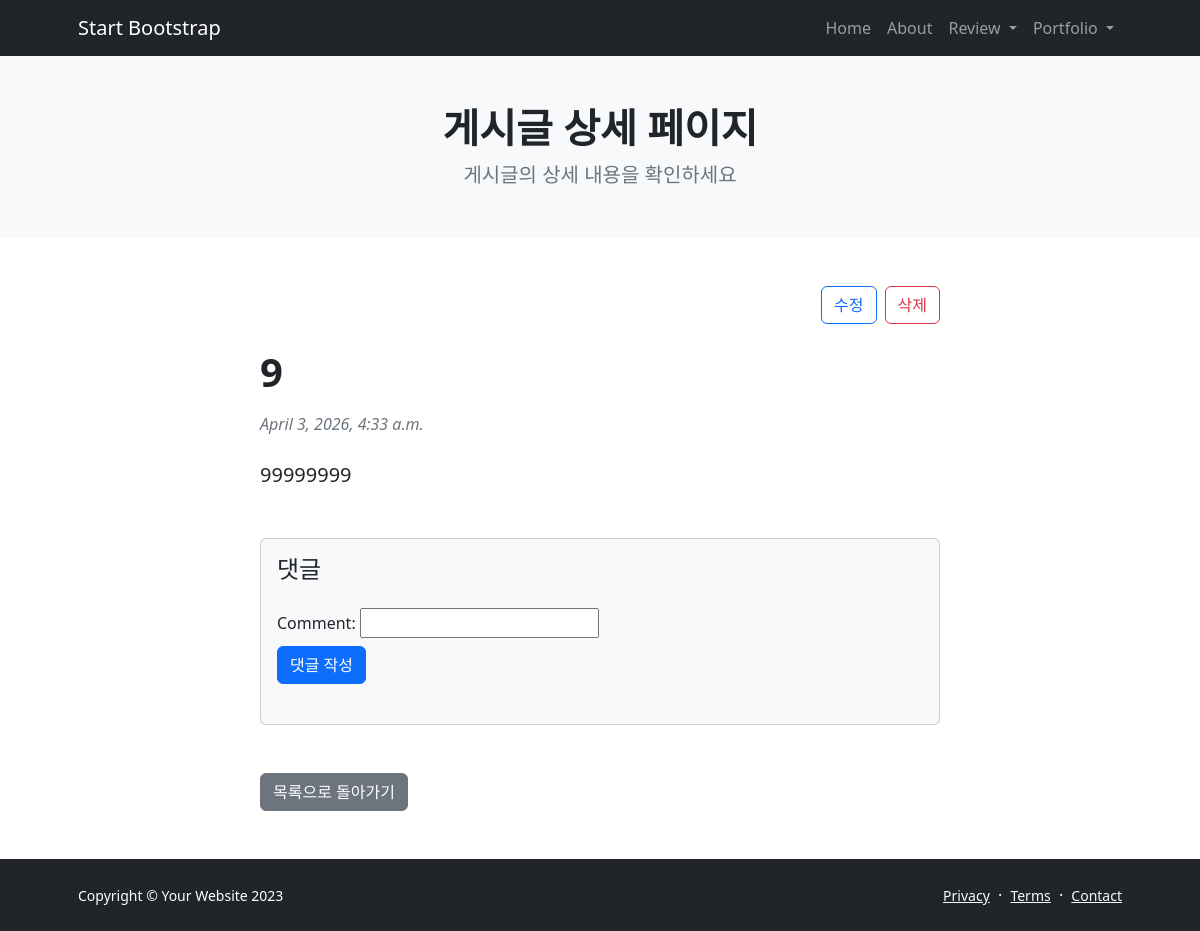
The page /reviewHome/blog_detail/14/ on the database its author committed.
### travel/models.py (models this page shows, shortened)
class Review(models.Model):
    title = models.CharField(verbose_name="제목", max_length=128)
    body = models.TextField(verbose_name="내용", default="")
    created_at = models.DateTimeField(verbose_name="작성일", auto_now_add=True)
    photo = models.ImageField(verbose_name="이미지", blank=True, null=True, upload_to='blog_photo')

### reviewHome/views.py (the view)
# urls.py: path("blog_detail/<int:blog_id>/", views.blog_detail, name="blog_detail"),
def blog_detail(request, blog_id):
    blog = get_object_or_404(Review, pk=blog_id)
    comment_form = CommentForm()
    context = {
        'review' : blog,
        'comment_form': comment_form
    }
    return render(request, 'blog_detail.html', context)

### travel/forms.py
class CommentForm(forms.ModelForm):
    class Meta:
        model = Comment
        fields = ['comment']

### reviewHome/templates/blog_detail.html (shortened to what this page needs)
{% load static %}
<!DOCTYPE html>
<html lang="en">
  <head>
    <link href="https://cdn.jsdelivr.net/npm/bootstrap-icons@1.5.0/font/bootstrap-icons.css" rel="stylesheet" />
    <link href="{% static 'css/styles.css' %}" rel="stylesheet" />
  </head>
  <body class="d-flex flex-column">
    <main class="flex-shrink-0">
      <nav class="navbar navbar-expand-lg navbar-dark bg-dark">
        <div class="container px-5">
          <a class="navbar-brand" href="{% url 'home' %}">Start Bootstrap</a>
          <div class="collapse navbar-collapse" id="navbarSupportedContent">
            <ul class="navbar-nav ms-auto mb-2 mb-lg-0">
              <li class="nav-item"><a class="nav-link" href="{% url 'home' %}">Home</a></li>
              <li class="nav-item"><a class="nav-link" href="about.html">About</a></li>
              <li class="nav-item dropdown">
                <a
                  class="nav-link dropdown-toggle"
                  id="navbarDropdownBlog"
                  href="#"
                  role="button"
                  data-bs-toggle="dropdown"
                  aria-expanded="false"
                >
                  Review
                </a>
              </li>
              <li class="nav-item dropdown">
                <a
                  class="nav-link dropdown-toggle"
                  id="navbarDropdownPortfolio"
                  href="#"
                  role="button"
                  data-bs-toggle="dropdown"
                  aria-expanded="false"
                >
                  Portfolio
                </a>
              </li>
            </ul>
          </div>
        </div>
      </nav>
      <header class="bg-light py-5">
        <div class="container px-5">
          <div class="text-center">
            <h1 class="fw-bolder">게시글 상세 페이지</h1>
            <p class="lead fw-normal text-muted mb-0">게시글의 상세 내용을 확인하세요</p>
          </div>
        </div>
      </header>
      <section class="py-5">
        <div class="container px-5">
          <div class="row gx-5 justify-content-center">
            <div class="col-lg-8">
              <div class="d-flex justify-content-end mb-4 gap-2">
                <a class="btn btn-outline-primary" href="{% url 'blog_update' review.id %}">수정</a>
                <a class="btn btn-outline-danger" href="{% url 'blog_delete' review.id %}">삭제</a>
              </div>
              <article>
                <h1 class="fw-bolder mb-3">{{ review.title }}</h1>
                <div class="text-muted fst-italic mb-4">{{ review.created_at }}</div>
                <p class="fs-5 mb-4" style="white-space: pre-wrap;">{{ review.body }}</p>
              </article>
                <section class="mt-5">
                  <div class="card bg-light">
                    <div class="card-body">
                      <h4 class="mb-4">댓글</h4>
                      <form class="mb-4" method="POST" action="{% url 'create_comment' review.id %}">
                        {{ comment_form.as_table }}
                        <div class="mt-2">
                          <button type="submit" class="btn btn-primary">댓글 작성</button>
                        </div>
                      </form>
                    </div>
                  </div>
                </section>
              <div class="mt-5">
                <a class="btn btn-secondary" href="{% url 'blog_list' %}">목록으로 돌아가기</a>
              </div>
            </div>
          </div>
        </div>
      </section>
    </main>
    <footer class="bg-dark py-4 mt-auto">
      <div class="container px-5">
        <div class="row align-items-center justify-content-between flex-column flex-sm-row">
          <div class="col-auto">
            <div class="small m-0 text-white">Copyright &copy; Your Website 2023</div>
          </div>
          <div class="col-auto">
            <a class="link-light small" href="#!">Privacy</a>
            <span class="text-white mx-1">&middot;</span>
            <a class="link-light small" href="#!">Terms</a>
            <span class="text-white mx-1">&middot;</span>
            <a class="link-light small" href="#!">Contact</a>
          </div>
        </div>
      </div>
    </footer>
  </body>
</html>

### rows shown on the page
Review: title "9", created_at "April 3, 2026, 4:33 a.m.", body "99999999"
